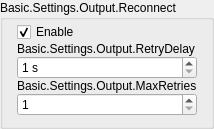
                 <widget class="QGroupBox" name="groupBox_7">
                  <property name="sizePolicy">
                   <sizepolicy hsizetype="Expanding" vsizetype="Preferred">
                    <horstretch>0</horstretch>
                    <verstretch>0</verstretch>
                   </sizepolicy>
                  </property>
                  <property name="title">
                   <string>Basic.Settings.Output.Reconnect</string>
                  </property>
                  <!-- BEGIN Preferences: Reconnect contents -->
                  <layout class="QVBoxLayout" name="ldePreferences_StreamDelay_VerticalLayout">
                   <property name="spacing">
                    <number>0</number>
                   </property>
                   <property name="leftMargin">
                    <number>14</number>
                   </property>
                   <property name="topMargin">
                    <number>2</number>
                   </property>
                   <property name="rightMargin">
                    <number>14</number>
                   </property>
                   <property name="bottomMargin">
                    <number>10</number>
                   </property>
                   <!-- reconnectEnable -->
                   <item>
                    <widget class="QCheckBox" name="reconnectEnable">
                     <property name="sizePolicy">
                      <sizepolicy hsizetype="Expanding" vsizetype="Fixed">
                       <horstretch>0</horstretch>
                       <verstretch>0</verstretch>
                      </sizepolicy>
                     </property>
                     <property name="text">
                      <string>Enable</string>
                     </property>
                     <property name="checked">
                      <bool>true</bool>
                     </property>
                    </widget>
                   </item>
                   <!-- ldePreferences_Reconnect_RetryDelayLabel -->
                   <item>
                    <widget class="QLabel" name="ldePreferences_Reconnect_RetryDelayLabel">
                     <property name="text">
                      <string>Basic.Settings.Output.RetryDelay</string>
                     </property>
                     <property name="buddy">
                      <cstring>reconnectRetryDelay</cstring>
                     </property>
                     <property name="topMargin">
                      <number>16</number>
                     </property>
                     <property name="bottomMargin">
                      <number>5</number>
                     </property>
                    </widget>
                   </item>
                   <!-- reconnectRetryDelay -->
                   <item>
                    <widget class="QSpinBox" name="reconnectRetryDelay">
                     <property name="sizePolicy">
                      <sizepolicy hsizetype="Expanding" vsizetype="Fixed">
                       <horstretch>0</horstretch>
                       <verstretch>0</verstretch>
                      </sizepolicy>
                     </property>
                     <property name="suffix">
                      <string> s</string>
                     </property>
                     <property name="minimum">
                      <number>1</number>
                     </property>
                     <property name="maximum">
                      <number>30</number>
                     </property>
                     <property name="topMargin">
                      <number>0</number>
                     </property>
                     <property name="bottomMargin">
                      <number>0</number>
                     </property>
                    </widget>
                   </item>
                   <!-- ldePreferences_Reconnect_MaxRetriesLabel -->
                   <item>
                    <widget class="QLabel" name="ldePreferences_Reconnect_MaxRetriesLabel">
                     <property name="sizePolicy">
                      <sizepolicy hsizetype="Maximum" vsizetype="Preferred">
                       <horstretch>0</horstretch>
                       <verstretch>0</verstretch>
                      </sizepolicy>
                     </property>
                     <property name="text">
                      <string>Basic.Settings.Output.MaxRetries</string>
                     </property>
                     <property name="buddy">
                      <cstring>reconnectMaxRetries</cstring>
                     </property>
                     <property name="topMargin">
                      <number>16</number>
                     </property>
                     <property name="bottomMargin">
                      <number>5</number>
                     </property>
                    </widget>
                   </item>
                   <!-- reconnectMaxRetries -->
                   <item>
                    <widget class="QSpinBox" name="reconnectMaxRetries">
                     <property name="sizePolicy">
                      <sizepolicy hsizetype="Expanding" vsizetype="Fixed">
                       <horstretch>0</horstretch>
                       <verstretch>0</verstretch>
                      </sizepolicy>
                     </property>
                     <property name="minimum">
                      <number>1</number>
                     </property>
                     <property name="maximum">
                      <number>10000</number>
                     </property>
                     <property name="topMargin">
                      <number>0</number>
                     </property>
                     <property name="bottomMargin">
                      <number>0</number>
                     </property>
                    </widget>
                   </item>
                  </layout>
                  <!-- END Preferences: Reconnect contents -->
                 </widget>
